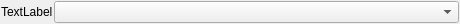
<?xml version="1.0" encoding="UTF-8"?>
<ui version="4.0">
 <class>WidgetGSLibParColor</class>
 <widget class="QWidget" name="WidgetGSLibParColor">
  <property name="geometry">
   <rect>
    <x>0</x>
    <y>0</y>
    <width>460</width>
    <height>23</height>
   </rect>
  </property>
  <property name="windowTitle">
   <string>Form</string>
  </property>
  <layout class="QHBoxLayout" name="horizontalLayout">
   <property name="spacing">
    <number>1</number>
   </property>
   <property name="leftMargin">
    <number>1</number>
   </property>
   <property name="topMargin">
    <number>1</number>
   </property>
   <property name="rightMargin">
    <number>1</number>
   </property>
   <property name="bottomMargin">
    <number>1</number>
   </property>
   <item>
    <widget class="QLabel" name="lblDescription">
     <property name="text">
      <string>TextLabel</string>
     </property>
    </widget>
   </item>
   <item>
    <widget class="QComboBox" name="cmbColor">
     <property name="sizePolicy">
      <sizepolicy hsizetype="Expanding" vsizetype="Fixed">
       <horstretch>0</horstretch>
       <verstretch>0</verstretch>
      </sizepolicy>
     </property>
    </widget>
   </item>
  </layout>
 </widget>
 <resources/>
 <connections/>
</ui>
